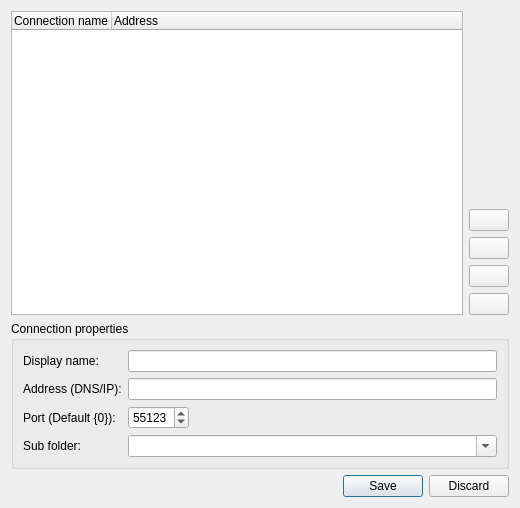
<?xml version="1.0" encoding="UTF-8"?>
<ui version="4.0">
 <class>diag_connections</class>
 <widget class="QDialog" name="diag_connections">
  <property name="geometry">
   <rect>
    <x>0</x>
    <y>0</y>
    <width>520</width>
    <height>508</height>
   </rect>
  </property>
  <property name="windowTitle">
   <string>Revolution Pi connections</string>
  </property>
  <layout class="QGridLayout" name="gridLayout">
   <item row="0" column="0">
    <widget class="QTreeWidget" name="tre_connections">
     <property name="editTriggers">
      <set>QAbstractItemView::NoEditTriggers</set>
     </property>
     <column>
      <property name="text">
       <string>Connection name</string>
      </property>
     </column>
     <column>
      <property name="text">
       <string>Address</string>
      </property>
     </column>
    </widget>
   </item>
   <item row="0" column="1">
    <layout class="QVBoxLayout" name="vl_edit">
     <item>
      <spacer name="vs_edit">
       <property name="orientation">
        <enum>Qt::Vertical</enum>
       </property>
       <property name="sizeHint" stdset="0">
        <size>
         <width>20</width>
         <height>40</height>
        </size>
       </property>
      </spacer>
     </item>
     <item>
      <widget class="QPushButton" name="btn_up">
       <property name="text">
        <string/>
       </property>
       <property name="icon">
        <iconset resource="ressources.qrc">
         <normaloff>:/action/ico/arrow-up.ico</normaloff>:/action/ico/arrow-up.ico</iconset>
       </property>
      </widget>
     </item>
     <item>
      <widget class="QPushButton" name="btn_down">
       <property name="text">
        <string/>
       </property>
       <property name="icon">
        <iconset resource="ressources.qrc">
         <normaloff>:/action/ico/arrow-down.ico</normaloff>:/action/ico/arrow-down.ico</iconset>
       </property>
      </widget>
     </item>
     <item>
      <widget class="QPushButton" name="btn_delete">
       <property name="text">
        <string/>
       </property>
       <property name="icon">
        <iconset resource="ressources.qrc">
         <normaloff>:/action/ico/edit-delete.ico</normaloff>:/action/ico/edit-delete.ico</iconset>
       </property>
      </widget>
     </item>
     <item>
      <widget class="QPushButton" name="btn_add">
       <property name="text">
        <string/>
       </property>
       <property name="icon">
        <iconset resource="ressources.qrc">
         <normaloff>:/action/ico/edit-add.ico</normaloff>:/action/ico/edit-add.ico</iconset>
       </property>
      </widget>
     </item>
    </layout>
   </item>
   <item row="1" column="0" colspan="2">
    <widget class="QGroupBox" name="gb_properties">
     <property name="title">
      <string>Connection properties</string>
     </property>
     <layout class="QFormLayout" name="formLayout">
      <item row="0" column="0">
       <widget class="QLabel" name="lbl_name">
        <property name="text">
         <string>Display name:</string>
        </property>
       </widget>
      </item>
      <item row="3" column="0">
       <widget class="QLabel" name="lbl_folder">
        <property name="text">
         <string>Sub folder:</string>
        </property>
       </widget>
      </item>
      <item row="1" column="0">
       <widget class="QLabel" name="lbl_address">
        <property name="text">
         <string>Address (DNS/IP):</string>
        </property>
       </widget>
      </item>
      <item row="2" column="0">
       <widget class="QLabel" name="lbl_port">
        <property name="text">
         <string>Port (Default {0}):</string>
        </property>
       </widget>
      </item>
      <item row="0" column="1">
       <widget class="QLineEdit" name="txt_name"/>
      </item>
      <item row="1" column="1">
       <widget class="QLineEdit" name="txt_address"/>
      </item>
      <item row="2" column="1">
       <widget class="QSpinBox" name="sbx_port">
        <property name="sizePolicy">
         <sizepolicy hsizetype="Maximum" vsizetype="Fixed">
          <horstretch>0</horstretch>
          <verstretch>0</verstretch>
         </sizepolicy>
        </property>
        <property name="minimum">
         <number>1</number>
        </property>
        <property name="maximum">
         <number>65535</number>
        </property>
        <property name="value">
         <number>55123</number>
        </property>
       </widget>
      </item>
      <item row="3" column="1">
       <widget class="QComboBox" name="cbb_folder">
        <property name="editable">
         <bool>true</bool>
        </property>
        <item>
         <property name="text">
          <string/>
         </property>
        </item>
       </widget>
      </item>
     </layout>
    </widget>
   </item>
   <item row="2" column="0" colspan="2">
    <widget class="QDialogButtonBox" name="btn_box">
     <property name="orientation">
      <enum>Qt::Horizontal</enum>
     </property>
     <property name="standardButtons">
      <set>QDialogButtonBox::Discard|QDialogButtonBox::Save</set>
     </property>
    </widget>
   </item>
  </layout>
 </widget>
 <resources>
  <include location="ressources.qrc"/>
 </resources>
 <connections>
  <connection>
   <sender>btn_box</sender>
   <signal>accepted()</signal>
   <receiver>diag_connections</receiver>
   <slot>accept()</slot>
   <hints>
    <hint type="sourcelabel">
     <x>248</x>
     <y>254</y>
    </hint>
    <hint type="destinationlabel">
     <x>157</x>
     <y>274</y>
    </hint>
   </hints>
  </connection>
  <connection>
   <sender>btn_box</sender>
   <signal>rejected()</signal>
   <receiver>diag_connections</receiver>
   <slot>reject()</slot>
   <hints>
    <hint type="sourcelabel">
     <x>316</x>
     <y>260</y>
    </hint>
    <hint type="destinationlabel">
     <x>286</x>
     <y>274</y>
    </hint>
   </hints>
  </connection>
 </connections>
</ui>
